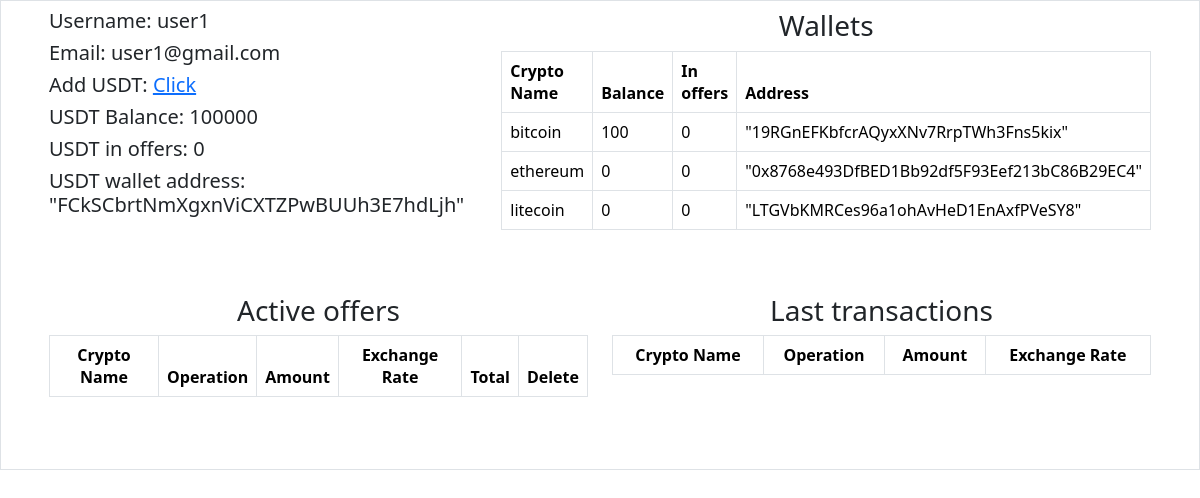
The app's page /account/ (signed in) with its own data.
### app_dir/models.py (models this page shows, shortened)
class Wallet(models.Model):
    user = models.ForeignKey(User, on_delete=models.CASCADE, related_name='wallets')
    coin_type = models.ForeignKey(CoinType, on_delete=models.PROTECT)
    wallet_address = models.CharField(max_length=128)
    balance = models.DecimalField(max_digits=12, decimal_places=6, default=0)
    reserved_in_offer = models.DecimalField(max_digits=12, decimal_places=6, default=0)

class CoinType(models.Model):
    COIN_CHOICES = [
        ('BTC', 'bitcoin'),
        ('ETH', 'ethereum'),
        ('LTC', 'litecoin'),
        ('USDT', 'USDT')
    ]
    type = models.CharField(
        max_length=4,
        choices=COIN_CHOICES,
        unique=True
    )
    def __str__(self):
        return self.get_type_display()

### app_dir/views.py (the view)
# urls.py: path('account/', views.account_page, name='account'),
@login_required(login_url='/login/')
def account_page(request):
    user = request.user
    *user_coin_wallets, user_usdt_wallet = user.wallets.all()
    user_offers = Offer.objects.filter(offer_usdt_wallet=user_usdt_wallet)
    offers = {}
    for offer in user_offers:
        crypto_type = offer.coin_type
        if crypto_type not in offers.keys():
            offers[crypto_type] = {}
        offers[crypto_type][offer.id] = offer
    transactions = {}
    user_wallets_data = {}
    for wallet in user_coin_wallets:
        crypto_type = wallet.coin_type
        user_wallets_data[crypto_type] = {}
        user_wallets_data[crypto_type]['address'] = wallet.wallet_address
        user_wallets_data[crypto_type]['balance'] = Decimal(wallet.balance).normalize()
        user_wallets_data[crypto_type]['reserved_in_offer'] = Decimal(wallet.reserved_in_offer).normalize()
        sell_transactions_qs = Transaction.objects.filter(sender_coin_wallet=wallet).order_by('-timestamp')
        buy_transactions_qs = Transaction.objects.filter(receiver_coin_wallet=wallet).order_by('-timestamp')
        if sell_transactions_qs or buy_transactions_qs:
            if crypto_type not in transactions.keys():
                transactions[crypto_type] = {}
            transactions[crypto_type]['sell'] = sell_transactions_qs
            transactions[crypto_type]['buy'] = buy_transactions_qs
    context = {
        'user': user,
        'user_usdt_data': {
            'usdt_balance': Decimal(user_usdt_wallet.balance).normalize(),
            'usdt_reserved': Decimal(user_usdt_wallet.reserved_in_offer).normalize(),
            'usdt_address': user_usdt_wallet.wallet_address
        },
        'user_wallets_data': user_wallets_data,
        'user_offers': offers,
        'user_transactions': transactions,
    }
    return render(request, 'btcTest/account-page.html', context)

### app_dir/templates/btcTest/account-page.html (shortened to what this page needs)
{% extends 'base.html' %}
{% load static %}
{% block content %}
<div class="container-fluid px-5 py-2 border">
        <div class="row">
            <div class="col">
                <div id="user-general-data">
                    <p class="h5">Username: {{ user.username }}</p>
                    <p class="h5">Email: {{ user.email }}</p>
                    <div id="user-usdt-data">
                        <p class="h5">Add USDT: <a href="#">Click</a></p>
                        <p class="h5">USDT Balance:
                        <span id="USDT-balance"  class="h5">{{ user_usdt_data.usdt_balance }}</span></p>
                        <p class="h5">USDT in offers:
                        <span id="USDT-reserved">{{ user_usdt_data.usdt_reserved }}</span></p>
                        <p class="h5">USDT wallet address: {{ user_usdt_data.usdt_address }}</p>
                    </div>
                </div>
            </div>
            <div class="col text-center">
                <div id="user-wallets">
            <p class="h3">Wallets</p>
            <table class="table table-bordered">
                <thead>
                    <tr>
                        <th>Crypto Name</th>
                        <th>Balance</th>
                        <th>In offers</th>
                        <th>Address</th>
                    </tr>
                </thead>
                <tbody>
                    {% for crypto_name, crypto_data in user_wallets_data.items %}
                        <tr id="{{ crypto_name }}-tr">
                            <td>{{ crypto_name }}</td>
                            <td id="{{ crypto_name }}-balance">{{ crypto_data.balance }}</td>
                            <td id="{{ crypto_name }}-reserved">{{ crypto_data.reserved_in_offer }}</td>
                            <td>{{ crypto_data.address }}</td>
                        </tr>
                    {% endfor %}
                </tbody>
            </table>
                </div>
            </div>
        </div>
        <div class="row my-5">
            <div class="col">
                <p class="h3 text-center">Active offers</p>
                <table class="table table-bordered text-center">
                <thead>
                    <tr>
                        <th>Crypto Name</th>
                        <th>Operation</th>
                        <th>Amount</th>
                        <th>Exchange Rate</th>
                        <th>Total</th>
                        <th>Delete</th>
                    </tr>
                </thead>
                </table>
            </div>
            <div class="col">
                <p class="h3 text-center">Last transactions</p>
            <table id="last-transactions-table" class="table table-bordered text-center">
                <thead>
                    <tr>
                        <th>Crypto Name</th>
                        <th>Operation</th>
                        <th>Amount</th>
                        <th>Exchange Rate</th>
                    </tr>
                </thead>
            </table>
            </div>
        </div>
    </div>
{% endblock %}

### templates/base.html (shortened to what this page needs)
{% load static %}
<html lang="en">
<head>
    {% load django_bootstrap5 %}
    {% bootstrap_css %}
</head>
<body>
    <div>
        {% block content %}
        {% endblock %}
    </div>
</body>
</html>

### records on screen
Wallet: usdt_address "\"FCkSCbrtNmXgxnViCXTZPwBUUh3E7hdLjh\""
CoinType: type "bitcoin", balance "100", reserved_in_offer "0", address "\"19RGnEFKbfcrAQyxXNv7RrpTWh3Fns5kix\""
CoinType: type "ethereum", balance "0", reserved_in_offer "0", address "\"0x8768e493DfBED1Bb92df5F93Eef213bC86B29EC4\""
CoinType: type "litecoin", balance "0", reserved_in_offer "0", address "\"LTGVbKMRCes96a1ohAvHeD1EnAxfPVeSY8\""

### other values on screen
{{ user.username }} "user1"
{{ user.email }} "user1@gmail.com"
{{ user_usdt_data.usdt_balance }} "100000"
{{ user_usdt_data.usdt_reserved }} "0"
